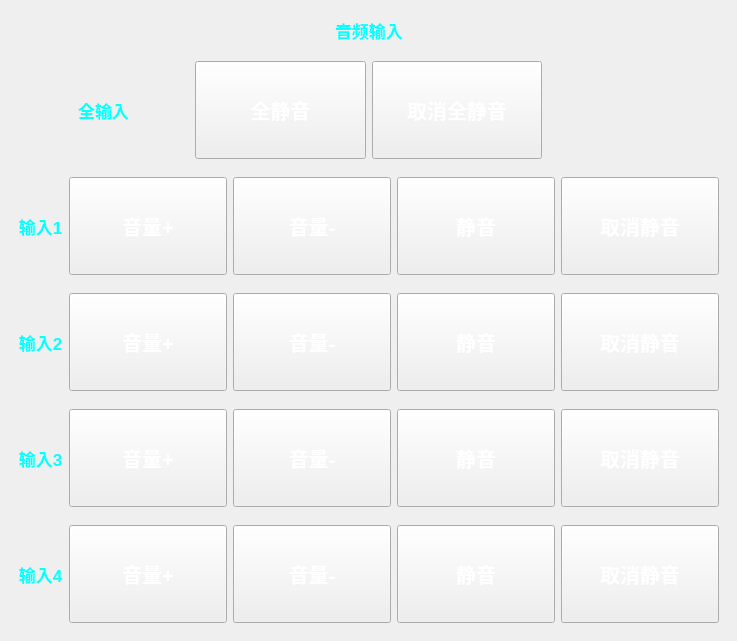
                       <widget class="QWidget" name="widget_27" native="true">
                        <property name="styleSheet">
                         <string notr="true">QWidget#widget_27{


	border-image: url(:/new/prefix1/other/image/ScienceImage/biankuang1.png);

}

QLabel{
 background-color: rgba(0,0,0,0);
 color:#06ffff;
 font: 13pt;
 font-weight: bold;
}

QPushButton{
 border-image: url(:/new/prefix1/other/image/ScienceImage/tubiao2.png);
 min-height:90px;
 min-width:150px;
 color:#ffffff;
 font: 15pt;
font-weight: bold;
}

QPushButton:pressed {
  border-image: url(:/new/prefix1/other/image/ScienceImage/tubiao22.png);
 color:#06ffff;
 font: 18pt;
 font-weight: bold;
}</string>
                        </property>
                        <layout class="QVBoxLayout" name="verticalLayout_13" stretch="0,0,0">
                         <property name="spacing">
                          <number>0</number>
                         </property>
                         <property name="leftMargin">
                          <number>9</number>
                         </property>
                         <property name="topMargin">
                          <number>9</number>
                         </property>
                         <property name="rightMargin">
                          <number>9</number>
                         </property>
                         <property name="bottomMargin">
                          <number>9</number>
                         </property>
                         <item>
                          <widget class="QWidget" name="widget_28" native="true">
                           <layout class="QHBoxLayout" name="horizontalLayout_18">
                            <item>
                             <spacer name="horizontalSpacer_17">
                              <property name="orientation">
                               <enum>Qt::Horizontal</enum>
                              </property>
                              <property name="sizeHint" stdset="0">
                               <size>
                                <width>99</width>
                                <height>20</height>
                               </size>
                              </property>
                             </spacer>
                            </item>
                            <item>
                             <widget class="QLabel" name="label_6">
                              <property name="text">
                               <string>音频输入</string>
                              </property>
                             </widget>
                            </item>
                            <item>
                             <spacer name="horizontalSpacer_18">
                              <property name="orientation">
                               <enum>Qt::Horizontal</enum>
                              </property>
                              <property name="sizeHint" stdset="0">
                               <size>
                                <width>98</width>
                                <height>20</height>
                               </size>
                              </property>
                             </spacer>
                            </item>
                           </layout>
                          </widget>
                         </item>
                         <item>
                          <widget class="QWidget" name="widget_4" native="true">
                           <layout class="QHBoxLayout" name="horizontalLayout">
                            <item>
                             <widget class="QLabel" name="label">
                              <property name="text">
                               <string>全输入</string>
                              </property>
                              <property name="alignment">
                               <set>Qt::AlignCenter</set>
                              </property>
                             </widget>
                            </item>
                            <item>
                             <widget class="QPushButton" name="btn_inall_volclose">
                              <property name="text">
                               <string>全静音</string>
                              </property>
                             </widget>
                            </item>
                            <item>
                             <widget class="QPushButton" name="btn_inall_volopen">
                              <property name="text">
                               <string>取消全静音</string>
                              </property>
                             </widget>
                            </item>
                            <item>
                             <widget class="QLabel" name="label_20">
                              <property name="text">
                               <string/>
                              </property>
                             </widget>
                            </item>
                           </layout>
                          </widget>
                         </item>
                         <item>
                          <widget class="QWidget" name="widget_29" native="true">
                           <layout class="QVBoxLayout" name="verticalLayout_14">
                            <property name="spacing">
                             <number>0</number>
                            </property>
                            <property name="leftMargin">
                             <number>0</number>
                            </property>
                            <property name="topMargin">
                             <number>0</number>
                            </property>
                            <property name="rightMargin">
                             <number>0</number>
                            </property>
                            <property name="bottomMargin">
                             <number>0</number>
                            </property>
                            <item>
                             <widget class="QWidget" name="widget_30" native="true">
                              <layout class="QHBoxLayout" name="horizontalLayout_19">
                               <item>
                                <widget class="QLabel" name="label_8">
                                 <property name="text">
                                  <string>输入1</string>
                                 </property>
                                 <property name="alignment">
                                  <set>Qt::AlignCenter</set>
                                 </property>
                                </widget>
                               </item>
                               <item>
                                <widget class="QPushButton" name="btn_in1_voladd">
                                 <property name="text">
                                  <string>音量+</string>
                                 </property>
                                </widget>
                               </item>
                               <item>
                                <widget class="QPushButton" name="btn_in1_voldow">
                                 <property name="text">
                                  <string>音量-</string>
                                 </property>
                                </widget>
                               </item>
                               <item>
                                <widget class="QPushButton" name="btn_in1_volclose">
                                 <property name="text">
                                  <string>静音</string>
                                 </property>
                                </widget>
                               </item>
                               <item>
                                <widget class="QPushButton" name="btn_in1_volopen">
                                 <property name="text">
                                  <string>取消静音</string>
                                 </property>
                                </widget>
                               </item>
                              </layout>
                             </widget>
                            </item>
                            <item>
                             <widget class="QWidget" name="widget_31" native="true">
                              <layout class="QHBoxLayout" name="horizontalLayout_20">
                               <item>
                                <widget class="QLabel" name="label_9">
                                 <property name="text">
                                  <string>输入2</string>
                                 </property>
                                 <property name="alignment">
                                  <set>Qt::AlignCenter</set>
                                 </property>
                                </widget>
                               </item>
                               <item>
                                <widget class="QPushButton" name="btn_in2_voladd">
                                 <property name="text">
                                  <string>音量+</string>
                                 </property>
                                </widget>
                               </item>
                               <item>
                                <widget class="QPushButton" name="btn_in2_voldow">
                                 <property name="text">
                                  <string>音量-</string>
                                 </property>
                                </widget>
                               </item>
                               <item>
                                <widget class="QPushButton" name="btn_in2_volclose">
                                 <property name="text">
                                  <string>静音</string>
                                 </property>
                                </widget>
                               </item>
                               <item>
                                <widget class="QPushButton" name="btn_in2_volopen">
                                 <property name="text">
                                  <string>取消静音</string>
                                 </property>
                                </widget>
                               </item>
                              </layout>
                             </widget>
                            </item>
                            <item>
                             <widget class="QWidget" name="widget_32" native="true">
                              <layout class="QHBoxLayout" name="horizontalLayout_21">
                               <item>
                                <widget class="QLabel" name="label_10">
                                 <property name="text">
                                  <string>输入3</string>
                                 </property>
                                 <property name="alignment">
                                  <set>Qt::AlignCenter</set>
                                 </property>
                                </widget>
                               </item>
                               <item>
                                <widget class="QPushButton" name="btn_in3_voladd">
                                 <property name="text">
                                  <string>音量+</string>
                                 </property>
                                </widget>
                               </item>
                               <item>
                                <widget class="QPushButton" name="btn_in3_voldow">
                                 <property name="text">
                                  <string>音量-</string>
                                 </property>
                                </widget>
                               </item>
                               <item>
                                <widget class="QPushButton" name="btn_in3_volclose">
                                 <property name="text">
                                  <string>静音</string>
                                 </property>
                                </widget>
                               </item>
                               <item>
                                <widget class="QPushButton" name="btn_in3_volopen">
                                 <property name="text">
                                  <string>取消静音</string>
                                 </property>
                                </widget>
                               </item>
                              </layout>
                             </widget>
                            </item>
                            <item>
                             <widget class="QWidget" name="widget_33" native="true">
                              <layout class="QHBoxLayout" name="horizontalLayout_22">
                               <item>
                                <widget class="QLabel" name="label_11">
                                 <property name="text">
                                  <string>输入4</string>
                                 </property>
                                 <property name="alignment">
                                  <set>Qt::AlignCenter</set>
                                 </property>
                                </widget>
                               </item>
                               <item>
                                <widget class="QPushButton" name="btn_in4_voladd">
                                 <property name="text">
                                  <string>音量+</string>
                                 </property>
                                </widget>
                               </item>
                               <item>
                                <widget class="QPushButton" name="btn_in4_voldow">
                                 <property name="text">
                                  <string>音量-</string>
                                 </property>
                                </widget>
                               </item>
                               <item>
                                <widget class="QPushButton" name="btn_in4_volclose">
                                 <property name="text">
                                  <string>静音</string>
                                 </property>
                                </widget>
                               </item>
                               <item>
                                <widget class="QPushButton" name="btn_in4_volopen">
                                 <property name="text">
                                  <string>取消静音</string>
                                 </property>
                                </widget>
                               </item>
                              </layout>
                             </widget>
                            </item>
                           </layout>
                          </widget>
                         </item>
                        </layout>
                       </widget>
